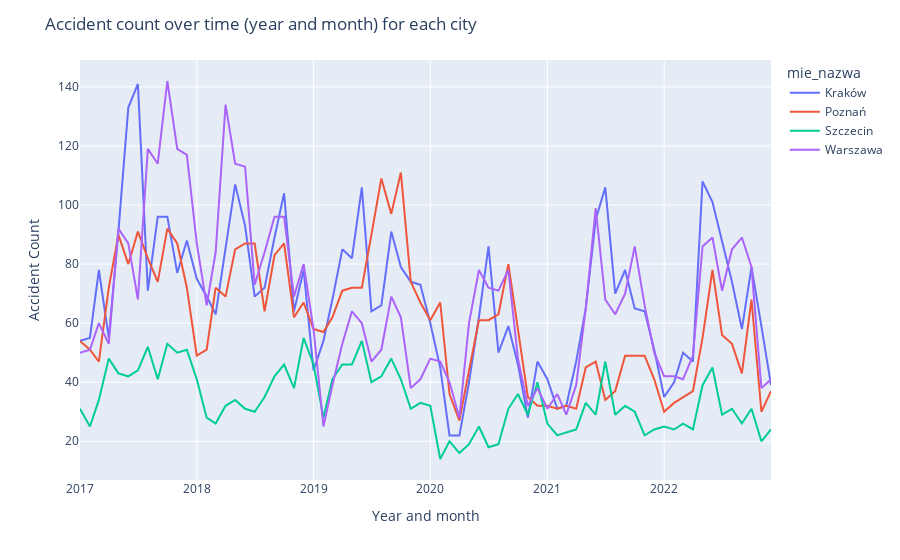

Notebook code for this chart:
### Code cell
fig = px.line(accidents_count, x='year_month', y='accident_count', color='mie_nazwa')
fig.update_layout(title='Accident count over time (year and month) for each city', xaxis_title='Year and month', yaxis_title='Accident Count')
fig.show()

### Figure 1 — Plotly figure (JSON) as saved in the notebook; plotly's stock layout.template omitted (floating-point values rounded to 4 significant figures)
{"data": [{"hovertemplate": "mie_nazwa=Kraków<br>year_month=%{x}<br>accident_count=%{y}<extra></extra>", "legendgroup": "Kraków", "line": {"color": "#636efa", "dash": "solid"}, "marker": {"symbol": "circle"}, "mode": "lines", "name": "Kraków", "orientation": "v", "showlegend": true, "type": "scatter", "x": ["2017-1", "2017-2", "2017-3", "2017-4", "2017-5", "2017-6", "2017-7", "2017-8", "2017-9", "2017-10", "2017-11", "2017-12", "2018-1", "2018-2", "2018-3", "2018-4", "2018-5", "2018-6", "2018-7", "2018-8", "2018-9", "2018-10", "2018-11", "2018-12", "2019-1", "2019-2", "2019-3", "2019-4", "2019-5", "2019-6", "2019-7", "2019-8", "2019-9", "2019-10", "2019-11", "2019-12", "2020-1", "2020-2", "2020-3", "2020-4", "2020-5", "2020-6", "2020-7", "2020-8", "2020-9", "2020-10", "2020-11", "2020-12", "2021-1", "2021-2", "2021-3", "2021-4", "2021-5", "2021-6", "2021-7", "2021-8", "2021-9", "2021-10", "2021-11", "2021-12", "2022-1", "2022-2", "2022-3", "2022-4", "2022-5", "2022-6", "2022-7", "2022-8", "2022-9", "2022-10", "2022-11", "2022-12"], "xaxis": "x", "y": [54, 55, 78, 55, 91, 133, 141, 71, 96, 96, 77, 88, 75, 69, 63, 85, 107, 93, 69, 72, 89, 104, 64, 78, 44, 54, 68, 85, 82, 106, 64, 66, 91, 79, 74, 73, 60, 45, 22, 22, 40, 62, 86, 50, 59, 46, 28, 47, 41, 31, 32, 47, 65, 95, 106, 70, 78, 65, 64, 51, 35, 40, 50, 47, 108, 101, 88, 74, 58, 79, 59, 39], "yaxis": "y"}, {"hovertemplate": "mie_nazwa=Poznań<br>year_month=%{x}<br>accident_count=%{y}<extra></extra>", "legendgroup": "Poznań", "line": {"color": "#EF553B", "dash": "solid"}, "marker": {"symbol": "circle"}, "mode": "lines", "name": "Poznań", "orientation": "v", "showlegend": true, "type": "scatter", "x": ["2017-1", "2017-2", "2017-3", "2017-4", "2017-5", "2017-6", "2017-7", "2017-8", "2017-9", "2017-10", "2017-11", "2017-12", "2018-1", "2018-2", "2018-3", "2018-4", "2018-5", "2018-6", "2018-7", "2018-8", "2018-9", "2018-10", "2018-11", "2018-12", "2019-1", "2019-2", "2019-3", "2019-4", "2019-5", "2019-6", "2019-7", "2019-8", "2019-9", "2019-10", "2019-11", "2019-12", "2020-1", "2020-2", "2020-3", "2020-4", "2020-5", "2020-6", "2020-7", "2020-8", "2020-9", "2020-10", "2020-11", "2020-12", "2021-1", "2021-2", "2021-3", "2021-4", "2021-5", "2021-6", "2021-7", "2021-8", "2021-9", "2021-10", "2021-11", "2021-12", "2022-1", "2022-2", "2022-3", "2022-4", "2022-5", "2022-6", "2022-7", "2022-8", "2022-9", "2022-10", "2022-11", "2022-12"], "xaxis": "x", "y": [54, 51, 47, 72, 90, 80, 91, 82, 74, 92, 87, 72, 49, 51, 72, 69, 85, 87, 87, 64, 83, 87, 62, 67, 58, 57, 62, 71, 72, 72, 90, 109, 97, 111, 74, 67, 61, 67, 36, 27, 44, 61, 61, 63, 80, 57, 35, 32, 32, 31, 32, 31, 45, 47, 34, 37, 49, 49, 49, 41, 30, 33, 35, 37, 55, 78, 56, 53, 43, 68, 30, 37], "yaxis": "y"}, {"hovertemplate": "mie_nazwa=Szczecin<br>year_month=%{x}<br>accident_count=%{y}<extra></extra>", "legendgroup": "Szczecin", "line": {"color": "#00cc96", "dash": "solid"}, "marker": {"symbol": "circle"}, "mode": "lines", "name": "Szczecin", "orientation": "v", "showlegend": true, "type": "scatter", "x": ["2017-1", "2017-2", "2017-3", "2017-4", "2017-5", "2017-6", "2017-7", "2017-8", "2017-9", "2017-10", "2017-11", "2017-12", "2018-1", "2018-2", "2018-3", "2018-4", "2018-5", "2018-6", "2018-7", "2018-8", "2018-9", "2018-10", "2018-11", "2018-12", "2019-1", "2019-2", "2019-3", "2019-4", "2019-5", "2019-6", "2019-7", "2019-8", "2019-9", "2019-10", "2019-11", "2019-12", "2020-1", "2020-2", "2020-3", "2020-4", "2020-5", "2020-6", "2020-7", "2020-8", "2020-9", "2020-10", "2020-11", "2020-12", "2021-1", "2021-2", "2021-3", "2021-4", "2021-5", "2021-6", "2021-7", "2021-8", "2021-9", "2021-10", "2021-11", "2021-12", "2022-1", "2022-2", "2022-3", "2022-4", "2022-5", "2022-6", "2022-7", "2022-8", "2022-9", "2022-10", "2022-11", "2022-12"], "xaxis": "x", "y": [31, 25, 34, 48, 43, 42, 44, 52, 41, 53, 50, 51, 41, 28, 26, 32, 34, 31, 30, 35, 42, 46, 38, 55, 46, 28, 41, 46, 46, 54, 40, 42, 48, 41, 31, 33, 32, 14, 20, 16, 19, 25, 18, 19, 31, 36, 29, 40, 26, 22, 23, 24, 33, 29, 47, 29, 32, 30, 22, 24, 25, 24, 26, 24, 39, 45, 29, 31, 26, 31, 20, 24], "yaxis": "y"}, {"hovertemplate": "mie_nazwa=Warszawa<br>year_month=%{x}<br>accident_count=%{y}<extra></extra>", "legendgroup": "Warszawa", "line": {"color": "#ab63fa", "dash": "solid"}, "marker": {"symbol": "circle"}, "mode": "lines", "name": "Warszawa", "orientation": "v", "showlegend": true, "type": "scatter", "x": ["2017-1", "2017-2", "2017-3", "2017-4", "2017-5", "2017-6", "2017-7", "2017-8", "2017-9", "2017-10", "2017-11", "2017-12", "2018-1", "2018-2", "2018-3", "2018-4", "2018-5", "2018-6", "2018-7", "2018-8", "2018-9", "2018-10", "2018-11", "2018-12", "2019-1", "2019-2", "2019-3", "2019-4", "2019-5", "2019-6", "2019-7", "2019-8", "2019-9", "2019-10", "2019-11", "2019-12", "2020-1", "2020-2", "2020-3", "2020-4", "2020-5", "2020-6", "2020-7", "2020-8", "2020-9", "2020-10", "2020-11", "2020-12", "2021-1", "2021-2", "2021-3", "2021-4", "2021-5", "2021-6", "2021-7", "2021-8", "2021-9", "2021-10", "2021-11", "2021-12", "2022-1", "2022-2", "2022-3", "2022-4", "2022-5", "2022-6", "2022-7", "2022-8", "2022-9", "2022-10", "2022-11", "2022-12"], "xaxis": "x", "y": [50, 51, 60, 53, 92, 87, 68, 119, 114, 142, 119, 117, 87, 66, 84, 134, 114, 113, 73, 84, 96, 96, 69, 80, 58, 25, 39, 53, 64, 60, 47, 51, 69, 62, 38, 41, 48, 47, 40, 28, 60, 78, 72, 71, 78, 48, 32, 38, 31, 36, 29, 39, 65, 99, 68, 63, 70, 86, 66, 50, 42, 42, 41, 49, 86, 89, 71, 85, 89, 79, 38, 41], "yaxis": "y"}], "layout": {"legend": {"title": {"text": "mie_nazwa"}, "tracegroupgap": 0}, "margin": {"t": 60}, "title": {"text": "Accident count over time (year and month) for each city"}, "xaxis": {"anchor": "y", "domain": [0, 1], "title": {"text": "Year and month"}}, "yaxis": {"anchor": "x", "domain": [0, 1], "title": {"text": "Accident Count"}}}}
